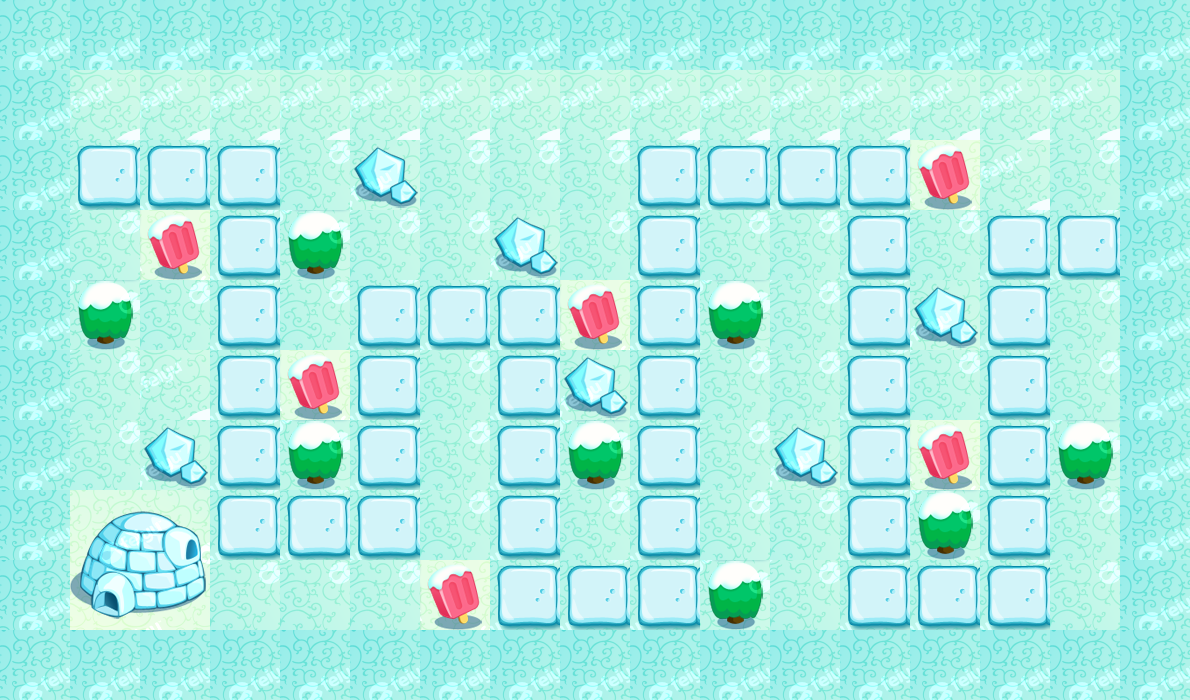

Tiled map render using the project's own tile images. Description and the whole map definition, tile-layer contents included, below:
An orthogonal 17x10 tile map with 70x70 px tiles, 1 tile layer (bg) and 2 objects (player, end).

<map version="1.0" orientation="orthogonal" renderorder="right-down" width="17" height="10" tilewidth="70" tileheight="70" nextobjectid="4">
 <tileset firstgid="1" name="1" tilewidth="70" tileheight="70" tilecount="91" columns="13">
  <image source="1.png" width="910" height="490" />
  <tile id="0">
   <properties>
    <property name="type" value="block" />
   </properties>
  </tile>
  <tile id="1">
   <properties>
    <property name="type" value="ground" />
   </properties>
  </tile>
  <tile id="2">
   <properties>
    <property name="type" value="block" />
   </properties>
  </tile>
  <tile id="3">
   <properties>
    <property name="type" value="ground" />
   </properties>
  </tile>
  <tile id="4">
   <properties>
    <property name="type" value="block" />
   </properties>
  </tile>
  <tile id="5">
   <properties>
    <property name="type" value="ground" />
   </properties>
  </tile>
  <tile id="6">
   <properties>
    <property name="type" value="ground" />
   </properties>
  </tile>
  <tile id="7">
   <properties>
    <property name="type" value="block" />
   </properties>
  </tile>
  <tile id="8">
   <properties>
    <property name="type" value="block" />
   </properties>
  </tile>
  <tile id="9">
   <properties>
    <property name="type" value="ground" />
   </properties>
  </tile>
  <tile id="10">
   <properties>
    <property name="type" value="ground" />
   </properties>
  </tile>
  <tile id="11">
   <properties>
    <property name="type" value="ground" />
   </properties>
  </tile>
  <tile id="13">
   <properties>
    <property name="type" value="ground" />
   </properties>
  </tile>
  <tile id="14">
   <properties>
    <property name="type" value="road" />
   </properties>
  </tile>
  <tile id="15">
   <properties>
    <property name="type" value="road" />
   </properties>
  </tile>
  <tile id="16">
   <properties>
    <property name="type" value="road" />
   </properties>
  </tile>
  <tile id="17">
   <properties>
    <property name="type" value="ground" />
   </properties>
  </tile>
  <tile id="18">
   <properties>
    <property name="type" value="ground" />
   </properties>
  </tile>
  <tile id="19">
   <properties>
    <property name="type" value="ground" />
   </properties>
  </tile>
  <tile id="20">
   <properties>
    <property name="type" value="block" />
   </properties>
  </tile>
  <tile id="21">
   <properties>
    <property name="type" value="block" />
   </properties>
  </tile>
  <tile id="22">
   <properties>
    <property name="type" value="road" />
   </properties>
  </tile>
  <tile id="23">
   <properties>
    <property name="type" value="road" />
   </properties>
  </tile>
  <tile id="24">
   <properties>
    <property name="type" value="road" />
   </properties>
  </tile>
  <tile id="26">
   <properties>
    <property name="type" value="ground" />
   </properties>
  </tile>
  <tile id="27">
   <properties>
    <property name="type" value="block" />
   </properties>
  </tile>
  <tile id="28">
   <properties>
    <property name="type" value="ground" />
   </properties>
  </tile>
  <tile id="29">
   <properties>
    <property name="type" value="road" />
   </properties>
  </tile>
  <tile id="30">
   <properties>
    <property name="type" value="block" />
   </properties>
  </tile>
  <tile id="31">
   <properties>
    <property name="type" value="block" />
   </properties>
  </tile>
  <tile id="32">
   <properties>
    <property name="type" value="ground" />
   </properties>
  </tile>
  <tile id="33">
   <properties>
    <property name="type" value="block" />
   </properties>
  </tile>
  <tile id="34">
   <properties>
    <property name="type" value="ground" />
   </properties>
  </tile>
  <tile id="35">
   <properties>
    <property name="type" value="road" />
   </properties>
  </tile>
  <tile id="36">
   <properties>
    <property name="type" value="ground" />
   </properties>
  </tile>
  <tile id="37">
   <properties>
    <property name="type" value="block" />
   </properties>
  </tile>
  <tile id="39">
   <properties>
    <property name="type" value="ground" />
   </properties>
  </tile>
  <tile id="40">
   <properties>
    <property name="type" value="ground" />
   </properties>
  </tile>
  <tile id="41">
   <properties>
    <property name="type" value="ground" />
   </properties>
  </tile>
  <tile id="42">
   <properties>
    <property name="type" value="road" />
   </properties>
  </tile>
  <tile id="43">
   <properties>
    <property name="type" value="ground" />
   </properties>
  </tile>
  <tile id="44">
   <properties>
    <property name="type" value="ground" />
   </properties>
  </tile>
  <tile id="45">
   <properties>
    <property name="type" value="block" />
   </properties>
  </tile>
  <tile id="46">
   <properties>
    <property name="type" value="ground" />
   </properties>
  </tile>
  <tile id="47">
   <properties>
    <property name="type" value="ground" />
   </properties>
  </tile>
  <tile id="48">
   <properties>
    <property name="type" value="road" />
   </properties>
  </tile>
  <tile id="49">
   <properties>
    <property name="type" value="ground" />
   </properties>
  </tile>
  <tile id="50">
   <properties>
    <property name="type" value="ground" />
   </properties>
  </tile>
  <tile id="52">
   <properties>
    <property name="type" value="ground" />
   </properties>
  </tile>
  <tile id="53">
   <properties>
    <property name="type" value="ground" />
   </properties>
  </tile>
  <tile id="54">
   <properties>
    <property name="type" value="block" />
   </properties>
  </tile>
  <tile id="55">
   <properties>
    <property name="type" value="road" />
   </properties>
  </tile>
  <tile id="56">
   <properties>
    <property name="type" value="block" />
   </properties>
  </tile>
  <tile id="57">
   <properties>
    <property name="type" value="ground" />
   </properties>
  </tile>
  <tile id="58">
   <properties>
    <property name="type" value="ground" />
   </properties>
  </tile>
  <tile id="61">
   <properties>
    <property name="type" value="road" />
   </properties>
  </tile>
  <tile id="62">
   <properties>
    <property name="type" value="block" />
   </properties>
  </tile>
  <tile id="63">
   <properties>
    <property name="type" value="ground" />
   </properties>
  </tile>
  <tile id="65">
   <properties>
    <property name="type" value="ground" />
   </properties>
  </tile>
  <tile id="66">
   <properties>
    <property name="type" value="ground" />
   </properties>
  </tile>
  <tile id="67">
   <properties>
    <property name="type" value="ground" />
   </properties>
  </tile>
  <tile id="68">
   <properties>
    <property name="type" value="road" />
   </properties>
  </tile>
  <tile id="69">
   <properties>
    <property name="type" value="road" />
   </properties>
  </tile>
  <tile id="70">
   <properties>
    <property name="type" value="road" />
   </properties>
  </tile>
  <tile id="71">
   <properties>
    <property name="type" value="road" />
   </properties>
  </tile>
  <tile id="72">
   <properties>
    <property name="type" value="road" />
   </properties>
  </tile>
  <tile id="73">
   <properties>
    <property name="type" value="road" />
   </properties>
  </tile>
  <tile id="74">
   <properties>
    <property name="type" value="road" />
   </properties>
  </tile>
  <tile id="75">
   <properties>
    <property name="type" value="ground" />
   </properties>
  </tile>
  <tile id="76">
   <properties>
    <property name="type" value="ground" />
   </properties>
  </tile>
  <tile id="80">
   <properties>
    <property name="type" value="ground" />
   </properties>
  </tile>
  <tile id="81">
   <properties>
    <property name="type" value="ground" />
   </properties>
  </tile>
  <tile id="84">
   <properties>
    <property name="type" value="ground" />
   </properties>
  </tile>
  <tile id="85">
   <properties>
    <property name="type" value="block" />
   </properties>
  </tile>
  <tile id="86">
   <properties>
    <property name="type" value="ground" />
   </properties>
  </tile>
  <tile id="87">
   <properties>
    <property name="type" value="ground" />
   </properties>
  </tile>
  <tile id="88">
   <properties>
    <property name="type" value="ground" />
   </properties>
  </tile>
  <tile id="89">
   <properties>
    <property name="type" value="ground" />
   </properties>
  </tile>
 </tileset>
 <layer name="bg" width="17" height="10">
  <data encoding="csv">
1,1,1,1,1,1,1,1,1,1,1,1,1,1,1,1,1,
1,81,81,81,81,81,81,81,81,81,81,81,81,81,81,81,1,
1,15,15,15,67,3,67,67,67,15,15,15,15,57,81,67,1,
1,67,57,15,28,67,67,3,67,15,67,67,15,67,15,15,1,
1,28,67,15,67,15,15,15,57,15,28,67,15,3,15,67,1,
1,67,81,15,57,15,67,15,3,15,67,67,15,67,15,67,1,
1,67,3,15,28,15,67,15,28,15,67,3,15,57,15,28,1,
1,8,9,15,15,15,67,15,67,15,67,67,15,28,15,67,1,
1,21,22,67,67,67,57,15,15,15,28,67,15,15,15,67,1,
1,1,1,1,1,1,1,1,1,1,1,1,1,1,1,1,1
</data>
 </layer>
 <objectgroup name="object">
  <object id="1" name="player" x="70" y="140" width="70" height="70" />
  <object id="3" name="end" x="1050" y="210" width="70" height="70" />
 </objectgroup>
</map>
